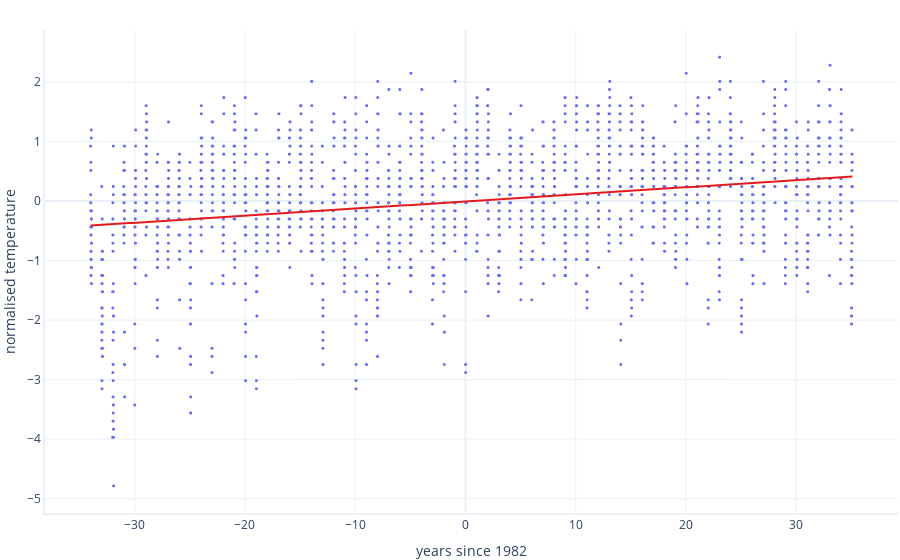

Notebook code cell kept with this figure:
### Code cell
# Start the loop
print("Training beginning...")
last_cost = math.inf
i = 0
continue_loop = True
while continue_loop:

    # Run one iteration of training
    # This will tell us whether to stop training, and also what
    # the cost was for this iteration
    continue_loop, last_cost = train_one_iteration(tempModel,optimizer,model_inputs = filtered_data["years_since_1982"],
                                                    true_temperatures = filtered_data["normalised_temperature"],
                                                    last_cost = last_cost)
   
    # Print the status
    if i % 400 == 0:
        print("Iteration:", i)

    i += 1

    
print("Training complete!")
print(f"Model parameters after training:\t{tempModel.intercept:.8f},\t{tempModel.slope:.8f}")
graphing.scatter_2D(filtered_data, "years_since_1982", "normalised_temperature", trendline=tempModel.predict)
